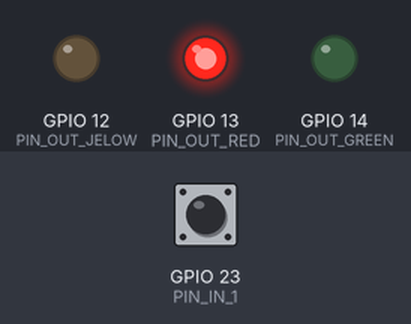
The program below on a simulated ESP32. Shown: output pins drawn as LEDs (lit = HIGH). Dashed ring = blinking. The inputs (shaded band) are chosen by the test bench; at power-on: GPIO 23 (PIN_IN_1) LOW. What the program prints to the serial monitor is not drawn.

Above: at 1.2 s.
1.3 s: GPIO 23 (PIN_IN_1) driven HIGH
At 1.7 s:
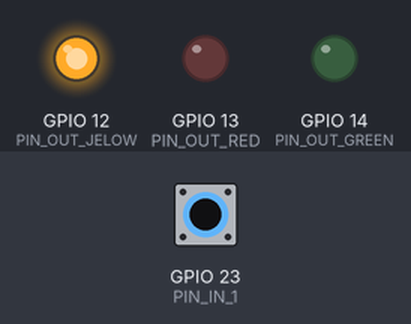
2.8 s: GPIO 23 (PIN_IN_1) driven LOW
4.3 s: GPIO 23 (PIN_IN_1) driven HIGH
At 5.2 s:
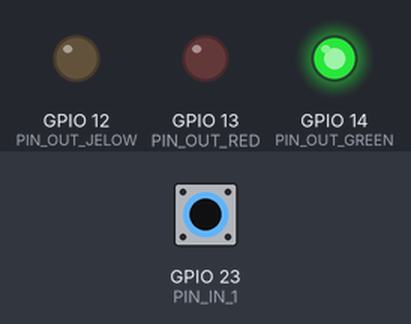
5.8 s: GPIO 23 (PIN_IN_1) pulsed LOW 5 times (0.12 s each, 0.3 s apart)
At 6.12 s:
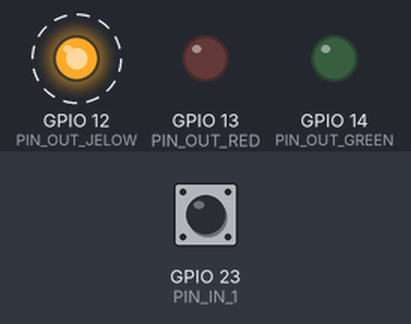
Timing chart, 0 to 8.8 s (numbered marks = the images above; inputs shaded):
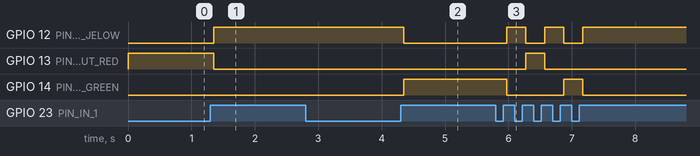

The program:

main.cpp
```cpp
// project - ESP32_Lesson_005

#include <Arduino.h>

// Data for Pins
const int PIN_IN_1 = 23;
const int PIN_OUT_RED = 13;
const int PIN_OUT_JELOW = 12;
const int PIN_OUT_GREEN = 14;

// Data for ligning
int num_color = 0;
char arr_color[4] = {'r', 'j', 'g', 'j'};

// Data for Button
const int DELAY = 50;
int buttonState = LOW; // LOW for INPUT_PULLUP or HIGH for INPUT_PULLDOWN
int LastBatonState = LOW;
unsigned long LastDebonsTime = 0;
int reading;

void setup()
{
  Serial.begin(115200);

  pinMode(PIN_IN_1, INPUT_PULLDOWN);

  pinMode(PIN_OUT_RED, OUTPUT);
  pinMode(PIN_OUT_JELOW, OUTPUT);
  pinMode(PIN_OUT_GREEN, OUTPUT);
}

void blink_red();
void blink_jelow();
void blink_green();

void read_button();

void loop()
{
  read_button(); // This function is changing "num_color"
                 //  acordin to reading button

  if (num_color > 3) // "num_color" can be (from 0 to 3)
    num_color = 0;

  switch (arr_color[num_color]) // This function take "num_color"
                                //  and light this color
  {
  case 'r':
    blink_red();
    break;
  case 'j':
    blink_jelow();
    break;
  default:
    blink_green();
    break;
  }
}

void blink_red()
{
  digitalWrite(PIN_OUT_RED, true);
  digitalWrite(PIN_OUT_JELOW, false);
  digitalWrite(PIN_OUT_GREEN, false);
}

void blink_jelow()
{
  digitalWrite(PIN_OUT_JELOW, true);
  digitalWrite(PIN_OUT_RED, false);
  digitalWrite(PIN_OUT_GREEN, false);
}

void blink_green()
{
  digitalWrite(PIN_OUT_GREEN, true);
  digitalWrite(PIN_OUT_RED, false);
  digitalWrite(PIN_OUT_JELOW, false);
}

void read_button()
{
  reading = digitalRead(PIN_IN_1); // LOW or HIGHT - of butoon (normal LOW)

  if (reading != LastBatonState) // if button LOW -and- LastBatonState=LOW >> FALSE
  {
    LastDebonsTime = millis();
  }
  if ((millis() - LastDebonsTime) > DELAY)
  {
    if (reading != buttonState) // normal LOW -and- buttonState=LOW >> FALSE
    {
      buttonState = reading;
      if (buttonState == HIGH)
      {
        Serial.print("Button Pressed   ");
        // ++ count (go HIGT)
        ++num_color;
      }
      else
      {
        Serial.println("Button UP   ");
        // ++ count (go LOW)
      }
    }
  }
  LastBatonState = reading;
};
```

Measured:
- after the input at 1.3 s, GPIO 12 (PIN_OUT_JELOW): LOW → HIGH after 0.05 s; GPIO 13 (PIN_OUT_RED): HIGH → LOW after 0.05 s
- after the input at 2.8 s, every drawn part: stays the same
- after the input at 4.3 s, GPIO 12 (PIN_OUT_JELOW): HIGH → LOW after 0.05 s; GPIO 14 (PIN_OUT_GREEN): LOW → HIGH after 0.05 s
- after the input at 5.8 s, GPIO 12 (PIN_OUT_JELOW): alternates HIGH for 0.30 s and LOW for 0.30 s, 5 changes in all, then stays HIGH, starting after 0.17 s; GPIO 13 (PIN_OUT_RED): LOW → HIGH after 0.47 s, → LOW 0.30 s later; GPIO 14 (PIN_OUT_GREEN): HIGH → LOW after 0.17 s, → HIGH 0.90 s later, → LOW 0.30 s later
